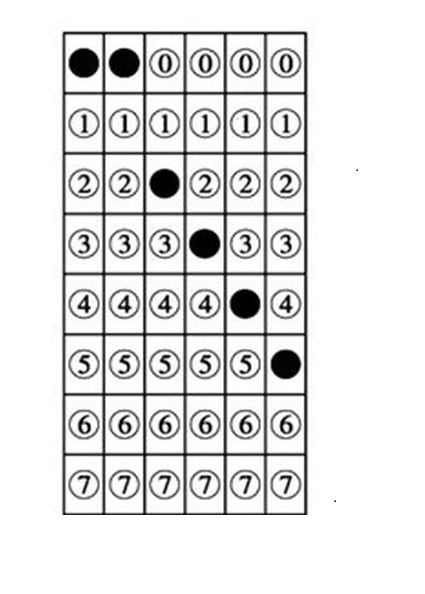
#> input picture test2.png, 425 x 594 px
$ jupyter execute chamthi2.ipynb
#> lines starting #> are read from the running program, lines starting #| are printed output that depends on the picture; after the words box and inside, x2 and y2 are one past the last pixel; in counts of white or black regions, pixels touching at a corner belong together
[cell 1]
# import the necessary packages
from imutils.perspective import four_point_transform
from imutils import contours
import numpy as np
import argparse
import imutils
import cv2
# construct the argument parse and parse the arguments
# ap = argparse.ArgumentParser()
# ap.add_argument("-i", "--image", required=True,
# 	help="path to the input image")
# args = vars(ap.parse_args())
# define the answer key which maps the question number
# to the correct answer
ANSWER_KEY = {0: 1, 1: 4, 2: 0, 3: 3, 4: 1, 5: 3, 6: 2, 7: 3}

[cell 2]
# load the image, convert it to grayscale, blur it
# slightly, then find edges
image = cv2.imread("test2.png")
#> image is the input picture: shape (594, 425, 3); min 0, max 255, mean 226.6
gray = cv2.cvtColor(image, cv2.COLOR_BGR2GRAY)
blurred = cv2.GaussianBlur(gray, (5, 5), 0)
edged = cv2.Canny(blurred, 75, 200)
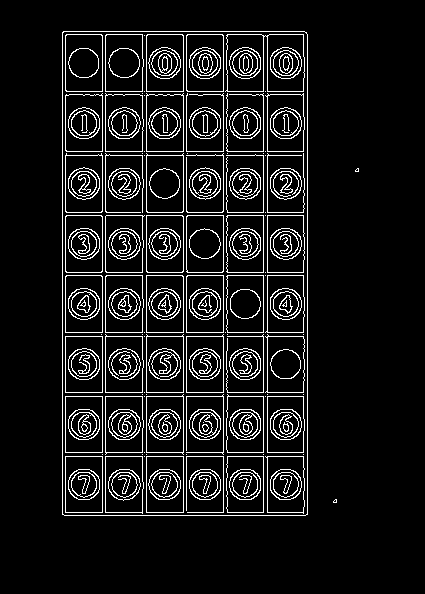
#> edged: shape (594, 425); 9.2% white in thin lines or dots, all inside (x1, y1, x2, y2) = (62, 31, 359, 516)

[cell 3]
cv2.imshow("a",edged)
cv2.waitKey(0)

[cell 4]
# find contours in the edge map, then initialize
# the contour that corresponds to the document
cnts = cv2.findContours(edged.copy(), cv2.RETR_EXTERNAL,
	cv2.CHAIN_APPROX_SIMPLE)
#> cnts = 3 contours, 2 with area under 20; largest, box (x1, y1, x2, y2) and area: (62, 31, 308, 516) 118572
cnts = imutils.grab_contours(cnts)
docCnt = None
# ensure that at least one contour was found
if len(cnts) > 0:
	# sort the contours according to their size in
	# descending order
	cnts = sorted(cnts, key=cv2.contourArea, reverse=True)
	# loop over the sorted contours
	for c in cnts:
		# approximate the contour
		peri = cv2.arcLength(c, True)
		approx = cv2.approxPolyDP(c, 0.02 * peri, True)
		# if our approximated contour has four points,
		# then we can assume we have found the paper
		if len(approx) == 4:
			docCnt = approx
			break
#> this loop made 1 pass
#> (peri, docCnt) on pass 1: (1455.1, [[63, 31], [62, 514], [307, 514], [306, 32]])

[cell 5]
print(docCnt)
#| [[[ 63  31]]
#|  [[ 62 514]]
#|  [[307 514]]
#|  [[306  32]]]

[cell 6]
# apply a four point perspective transform to both the
# original image and grayscale image to obtain a top-down
# birds eye view of the paper
paper = four_point_transform(image, docCnt.reshape(4, 2))
warped = four_point_transform(gray, docCnt.reshape(4, 2))

[cell 7]
cv2.imshow("a",warped)
cv2.waitKey(0)

[cell 8]
# apply Otsu's thresholding method to binarize the warped
# piece of paper
thresh1 = cv2.threshold(warped, 0, 255,
	cv2.THRESH_BINARY_INV | cv2.THRESH_OTSU)[1]
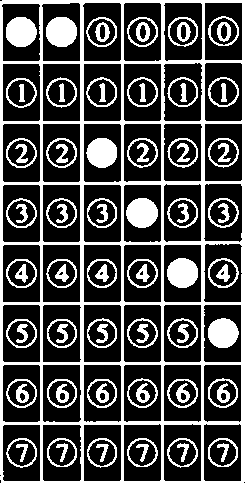
#> thresh1: shape (483, 245); 29.7% white; 91 white regions, largest, box (x1, y1, x2, y2) and area: (0, 0, 245, 483) 17408, (46, 17, 77, 47) 755, (126, 198, 158, 228) 752

[cell 9]
cv2.imshow("a",thresh1)
cv2.waitKey(0)

[cell 10]
# load the image, convert it to grayscale, blur it
# slightly, then find edges
image_mark = cv2.imread("test2 - Copy.png")
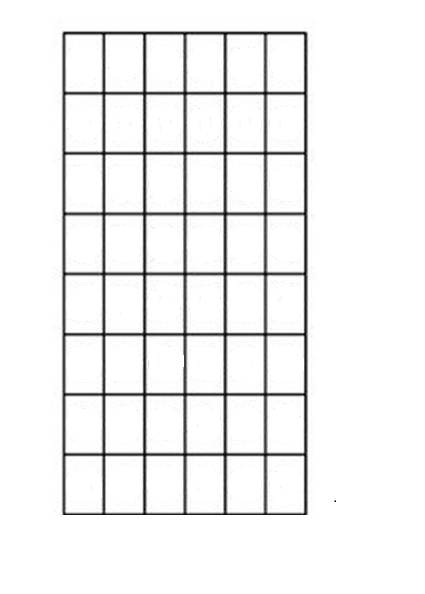
#> input picture test2 - Copy.png, 425 x 594 px
#> image_mark is the input picture: shape (594, 425, 3); min 0, max 255, mean 241.1
gray_mark = cv2.cvtColor(image_mark, cv2.COLOR_BGR2GRAY)
blurred_mark = cv2.GaussianBlur(gray_mark, (5, 5), 0)
edged_mark = cv2.Canny(blurred_mark, 75, 200)
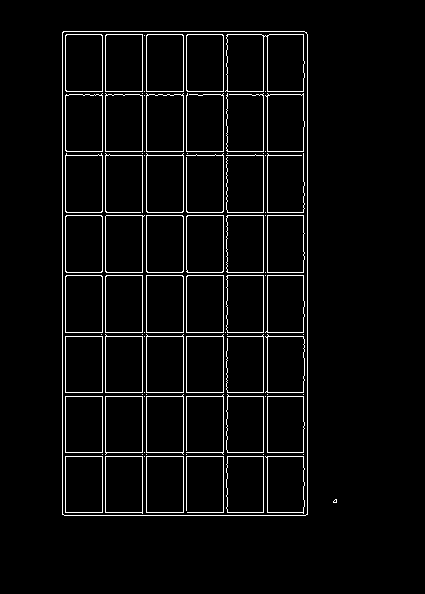
#> edged_mark: shape (594, 425); 4.2% white in thin lines or dots, all inside (x1, y1, x2, y2) = (62, 31, 337, 516)

[cell 11]
cv2.imshow("a",edged_mark)
cv2.waitKey(0)

[cell 12]
# find contours in the edge map, then initialize
# the contour that corresponds to the document
cnts_mark = cv2.findContours(edged_mark.copy(), cv2.RETR_EXTERNAL,
	cv2.CHAIN_APPROX_SIMPLE)
#> cnts_mark = 2 contours, 1 with area under 20; largest, box (x1, y1, x2, y2) and area: (62, 31, 308, 516) 118572
cnts_mark = imutils.grab_contours(cnts_mark)
docCnt_mark = None
# ensure that at least one contour was found
if len(cnts_mark) > 0:
	# sort the contours according to their size in
	# descending order
	cnts_mark = sorted(cnts_mark, key=cv2.contourArea, reverse=True)
	# loop over the sorted contours
	for c in cnts_mark:
		# approximate the contour
		peri = cv2.arcLength(c, True)
		approx = cv2.approxPolyDP(c, 0.02 * peri, True)
		# if our approximated contour has four points,
		# then we can assume we have found the paper
		if len(approx) == 4:
			docCnt_mark = approx
			break
#> this loop made 1 pass

[cell 13]
# apply a four point perspective transform to both the
# original image and grayscale image to obtain a top-down
# birds eye view of the paper
paper_mark = four_point_transform(image_mark, docCnt_mark.reshape(4, 2))
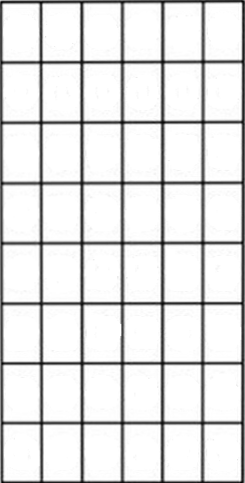
#> paper_mark: shape (483, 245, 3); min 0, max 255, mean 226.1
warped_mark = four_point_transform(gray_mark, docCnt_mark.reshape(4, 2))

[cell 14]
# apply Otsu's thresholding method to binarize the warped
# piece of paper
thresh_mark = cv2.threshold(warped_mark, 0, 255,
	cv2.THRESH_BINARY_INV | cv2.THRESH_OTSU)[1]
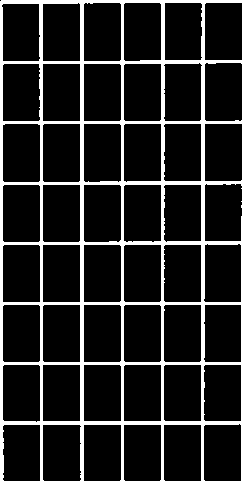
#> thresh_mark: shape (483, 245); 15.2% white; 1 white region, box (x1, y1, x2, y2) and area: (0, 0, 245, 483) 17987

[cell 15]
cv2.imshow("a",thresh_mark)
cv2.waitKey(0)

[cell 16]
diff = cv2.absdiff(warped, warped_mark)
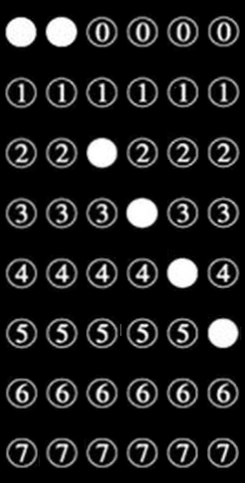
#> diff: shape (483, 245); min 0, max 255, mean 31
cv2.imshow("a",diff)
cv2.waitKey(0)

[cell 17]
thresh = cv2.threshold(diff, 0, 255,
cv2.THRESH_BINARY_INV | cv2.THRESH_OTSU)[1]
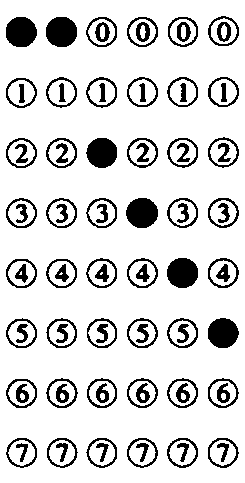
#> thresh: shape (483, 245); 84.4% white; 90 black regions, largest, box (x1, y1, x2, y2) and area: (46, 17, 77, 47) 759, (126, 198, 158, 228) 759, (6, 17, 37, 47) 750
cv2.imshow("a",thresh)
cv2.waitKey(0)

[cell 18]
thresh = cv2.bitwise_not(thresh)
#> thresh: shape (483, 245); 15.6% white; 90 white regions
cv2.imshow("a",thresh)
cv2.waitKey(0)

[cell 19]
# find contours in the thresholded image, then initialize
# the list of contours that correspond to questions
cnts = cv2.findContours(thresh.copy(), cv2.RETR_EXTERNAL,
	cv2.CHAIN_APPROX_SIMPLE)
#> cnts = 48 contours; largest, box (x1, y1, x2, y2) and area: (46, 17, 77, 47) 715, (126, 198, 158, 228) 714, (6, 17, 37, 47) 706, (167, 258, 198, 288) 704, (127, 17, 158, 47) 701
cnts = imutils.grab_contours(cnts)
questionCnts = []
# loop over the contours
for c in cnts:
	# compute the bounding box of the contour, then use the
	# bounding box to derive the aspect ratio
	(x, y, w, h) = cv2.boundingRect(c)
	ar = w / float(h)
	# in order to label the contour as a question, region
	# should be sufficiently wide, sufficiently tall, and
	# have an aspect ratio approximately equal to 1
	if w >= 20 and h >= 20 and ar >= 0.9 and ar <= 1.1:
		questionCnts.append(c)
#> this loop made 48 passes
#> (x, y, w, h, ar) on passes 1 to 12: (208, 438, 31, 30, 1.03), (167, 438, 31, 30, 1.03), (127, 438, 31, 30, 1.03), (86, 438, 31, 30, 1.03), (47, 438, 31, 30, 1.03), (6, 438, 31, 30, 1.03), (6, 379, 31, 29, 1.07), (208, 378, 31, 30, 1.03), (167, 378, 31, 30, 1.03), (127, 378, 31, 30, 1.03), (87, 378, 30, 30, 1), (46, 378, 32, 30, 1.07)
#> after the loop, questionCnts has the same summary as cnts

[cell 20]
# sort the question contours top-to-bottom, then initialize
# the total number of correct answers
questionCnts = contours.sort_contours(questionCnts,
	method="top-to-bottom")[0]
correct = 0
# each question has 5 possible answers, to loop over the
# question in batches of 5
for (q, i) in enumerate(np.arange(0, len(questionCnts), 6)):
	# sort the contours for the current question from
	# left to right, then initialize the index of the
	# bubbled answer
	cnts = contours.sort_contours(questionCnts[i:i + 6])[0]
	bubbled = None
	# loop over the sorted contours
	for (j, c) in enumerate(cnts):
		# construct a mask that reveals only the current
		# "bubble" for the question
		mask = np.zeros(thresh.shape, dtype="uint8")
		cv2.drawContours(mask, [c], -1, 255, -1)
		# apply the mask to the thresholded image, then
		# count the number of non-zero pixels in the
		# bubble area
		mask = cv2.bitwise_and(thresh, thresh, mask=mask)
		total = cv2.countNonZero(mask)
		# if the current total has a larger number of total
		# non-zero pixels, then we are examining the currently
		# bubbled-in answer
		if bubbled is None or total > bubbled[0]:
			bubbled = (total, j)
#> this loop made 8 passes
#> i on passes 1 to 8: 0, 6, 12, 18, 24, 30, 36, 42
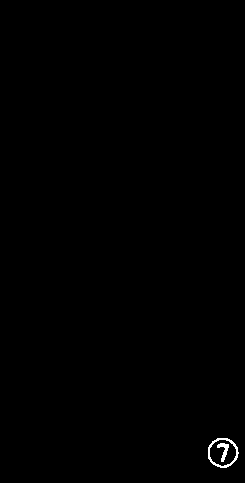
#> mask: shape (483, 245); 0.26% white in thin lines or dots, all inside (x1, y1, x2, y2) = (208, 438, 239, 468)
# initialize the contour color and the index of the
# *correct* answer
color = (0, 0, 255)
k = ANSWER_KEY[q]
#> k = 3
# check to see if the bubbled answer is correct
if k == bubbled[1]:
	color = (0, 255, 0)
	correct += 1
# draw the outline of the correct answer on the test
cv2.drawContours(paper, [cnts[k]], -1, color, 3)

[cell 21]
# grab the test taker
score = (correct / 7.0) * 100
print("[INFO] score: {:.2f}%".format(score))
cv2.putText(paper, "{:.2f}%".format(score), (10, 30),
	cv2.FONT_HERSHEY_SIMPLEX, 0.9, (0, 0, 255), 2)
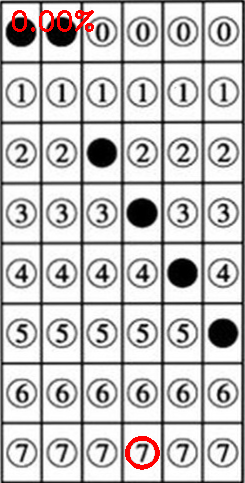
#> paper: shape (483, 245, 3); mean B, G, R 193.7, 193.7, 196.1
cv2.imshow("Original", image)
cv2.imshow("Exam", paper)
cv2.waitKey(0)
#> Out = 27
